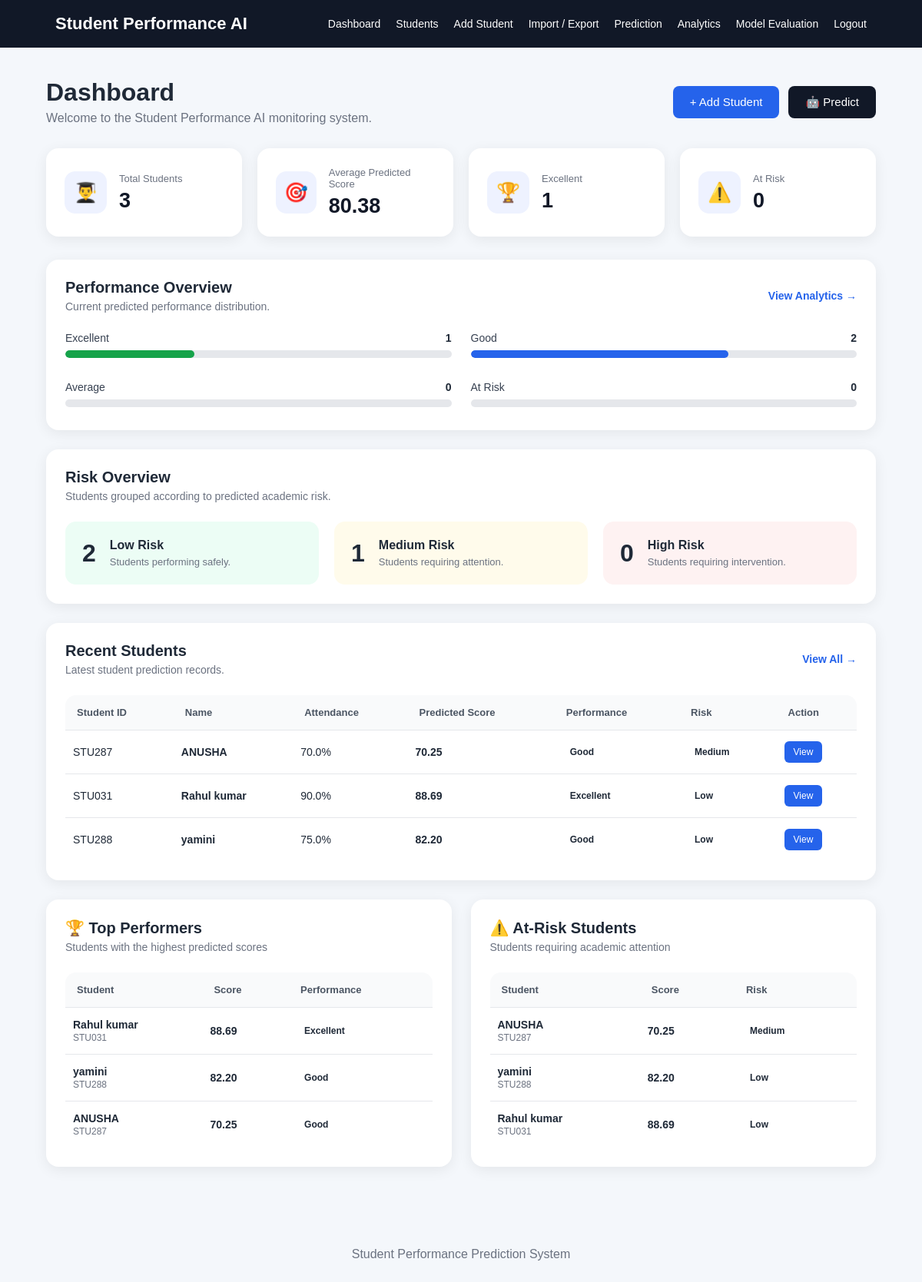
The app's page /dashboard (signed in) with its own data.
### tables this page shows
CREATE TABLE students (

            id INTEGER PRIMARY KEY AUTOINCREMENT,

            student_id TEXT UNIQUE NOT NULL,

            name TEXT NOT NULL,

            attendance REAL NOT NULL,

            study_hours REAL NOT NULL,

            previous_score REAL NOT NULL,

            assignment_score REAL NOT NULL,

            internal_score REAL NOT NULL,

            sleep_hours REAL NOT NULL,

            participation REAL NOT NULL,

            predicted_score REAL,

            performance TEXT,

            risk_level TEXT

        );

### app.py (the view)
@app.route("/dashboard")
def dashboard():
    if "username" not in session:
        return redirect(url_for("login"))
    connection = get_db_connection()
    students = connection.execute(
        "SELECT * FROM students ORDER BY id DESC"
    ).fetchall()
    total_students = connection.execute(
        "SELECT COUNT(*) FROM students"
    ).fetchone()[0]
    excellent = connection.execute(
        "SELECT COUNT(*) FROM students WHERE performance = 'Excellent'"
    ).fetchone()[0]
    good = connection.execute(
        "SELECT COUNT(*) FROM students WHERE performance = 'Good'"
    ).fetchone()[0]
    average = connection.execute(
        "SELECT COUNT(*) FROM students WHERE performance = 'Average'"
    ).fetchone()[0]
    at_risk = connection.execute(
        "SELECT COUNT(*) FROM students WHERE performance = 'At Risk'"
    ).fetchone()[0]
    low_risk = connection.execute(
        "SELECT COUNT(*) FROM students WHERE risk_level = 'Low'"
    ).fetchone()[0]
    medium_risk = connection.execute(
        "SELECT COUNT(*) FROM students WHERE risk_level = 'Medium'"
    ).fetchone()[0]
    high_risk = connection.execute(
        "SELECT COUNT(*) FROM students WHERE risk_level = 'High'"
    ).fetchone()[0]
    average_score = connection.execute(
        """
        SELECT AVG(predicted_score)
        FROM students
        WHERE predicted_score IS NOT NULL
        """
    ).fetchone()[0]
    if average_score is None:
        average_score = 0
    top_students = connection.execute(
        """
        SELECT *
        FROM students
        WHERE predicted_score IS NOT NULL
        ORDER BY predicted_score DESC
        LIMIT 5
        """
    ).fetchall()
    at_risk_students = connection.execute(
        """
        SELECT *
        FROM students
        WHERE predicted_score IS NOT NULL
        ORDER BY predicted_score ASC
        LIMIT 5
        """
    ).fetchall()
    connection.close()
    return render_template(
        "dashboard.html",
        students=students,
        total_students=total_students,
        excellent=excellent,
        good=good,
        average=average,
        at_risk=at_risk,
        low_risk=low_risk,
        medium_risk=medium_risk,
        high_risk=high_risk,
        average_score=round(average_score, 2),
        top_students=top_students,
        at_risk_students=at_risk_students
    )

### app.py (called while the page is built)
def get_db_connection():
    connection = sqlite3.connect(DATABASE)
    connection.row_factory = sqlite3.Row
    return connection

### templates/dashboard.html (shortened to what this page needs)
{% extends "base.html" %}
{% block content %}
<div class="dashboard-header">
    <div>
        <h1>Dashboard</h1>
        <p>
            Welcome to the Student Performance AI monitoring system.
        </p>
    </div>
    <div class="dashboard-actions">
        <a href="{{ url_for('add_student') }}" class="btn">
            + Add Student
        </a>
        <a href="{{ url_for('predict') }}" class="btn secondary-btn">
            🤖 Predict
        </a>
    </div>
</div>
<div class="dashboard-stats">
    <div class="dashboard-card">
        <div class="dashboard-card-icon">
            👨‍🎓
        </div>
        <div>
            <span>Total Students</span>
            <strong>{{ total_students }}</strong>
        </div>
    </div>
    <div class="dashboard-card">
        <div class="dashboard-card-icon">
            🎯
        </div>
        <div>
            <span>Average Predicted Score</span>
            <strong>{{ average_score }}</strong>
        </div>
    </div>
    <div class="dashboard-card">
        <div class="dashboard-card-icon">
            🏆
        </div>
        <div>
            <span>Excellent</span>
            <strong>{{ excellent }}</strong>
        </div>
    </div>
    <div class="dashboard-card">
        <div class="dashboard-card-icon">
            ⚠️
        </div>
        <div>
            <span>At Risk</span>
            <strong>{{ at_risk }}</strong>
        </div>
    </div>
</div>
<div class="dashboard-section">
    <div class="section-header">
        <div>
            <h2>Performance Overview</h2>
            <p>
                Current predicted performance distribution.
            </p>
        </div>
        <a href="{{ url_for('analytics') }}">
            View Analytics →
        </a>
    </div>
    <div class="performance-summary">
        <div class="performance-item">
            <div class="performance-label">
                <span>Excellent</span>
                <strong>{{ excellent }}</strong>
            </div>
            <div class="performance-progress">
                <div
                    class="performance-progress-bar excellent-bar"
                    data-value="{{ excellent }}"
                    data-total="{{ total_students }}">
                </div>
            </div>
        </div>
        <div class="performance-item">
            <div class="performance-label">
                <span>Good</span>
                <strong>{{ good }}</strong>
            </div>
            <div class="performance-progress">
                <div
                    class="performance-progress-bar good-bar"
                    data-value="{{ good }}"
                    data-total="{{ total_students }}">
                </div>
            </div>
        </div>
        <div class="performance-item">
            <div class="performance-label">
                <span>Average</span>
                <strong>{{ average }}</strong>
            </div>
            <div class="performance-progress">
            </div>
        </div>
        <div class="performance-item">
            <div class="performance-label">
                <span>At Risk</span>
                <strong>{{ at_risk }}</strong>
            </div>
            <div class="performance-progress">
            </div>
        </div>
    </div>
</div>
<div class="dashboard-section">
    <div class="section-header">
        <div>
            <h2>Risk Overview</h2>
            <p>
                Students grouped according to predicted academic risk.
            </p>
        </div>
    </div>
    <div class="risk-summary">
        <div class="risk-card low-risk">
            <div class="risk-number">
                {{ low_risk }}
            </div>
            <div>
                <h3>Low Risk</h3>
                <p>Students performing safely.</p>
            </div>
        </div>
        <div class="risk-card medium-risk">
            <div class="risk-number">
                {{ medium_risk }}
            </div>
            <div>
                <h3>Medium Risk</h3>
                <p>Students requiring attention.</p>
            </div>
        </div>
        <div class="risk-card high-risk">
            <div class="risk-number">
                {{ high_risk }}
            </div>
            <div>
                <h3>High Risk</h3>
                <p>Students requiring intervention.</p>
            </div>
        </div>
    </div>
</div>
<div class="dashboard-section">
    <div class="section-header">
        <div>
            <h2>Recent Students</h2>
            <p>
                Latest student prediction records.
            </p>
        </div>
        <a href="{{ url_for('students') }}">
            View All →
        </a>
    </div>
    {% if students %}
    <div class="table-container">
        <table>
            <thead>
                <tr>
                    <th>Student ID</th>
                    <th>Name</th>
                    <th>Attendance</th>
                    <th>Predicted Score</th>
                    <th>Performance</th>
                    <th>Risk</th>
                    <th>Action</th>
                </tr>
            </thead>
            <tbody>
                {% for student in students[:5] %}
                <tr>
                    <td>
                        {{ student["student_id"] }}
                    </td>
                    <td>
                        <strong>
                            {{ student["name"] }}
                        </strong>
                    </td>
                    <td>
                        {{ student["attendance"] }}%
                    </td>
                    <td>
                        <strong>
                            {{ "%.2f"|format(student["predicted_score"]) }}
                        </strong>
                    </td>
                    <td>
                        <span class="badge">
                            {{ student["performance"] }}
                        </span>
                    </td>
                    <td>
                        <span class="badge">
                            {{ student["risk_level"] }}
                        </span>
                    </td>
                    <td>
                        <a
                            href="{{ url_for('student_detail', student_id=student['id']) }}"
                            class="view-btn">
                            View
                        </a>
                    </td>
                </tr>
                {% endfor %}
            </tbody>
        </table>
    </div>
    {% endif %}
</div>
<div class="dashboard-grid">
    <div class="dashboard-section">
        <div class="section-header">
            <div>
                <h2>🏆 Top Performers</h2>
                <p>Students with the highest predicted scores</p>
            </div>
        </div>
        <div class="table-container">
            <table>
                <thead>
                    <tr>
                        <th>Student</th>
                        <th>Score</th>
                        <th>Performance</th>
                    </tr>
                </thead>
                <tbody>
                {% for student in top_students %}
                    <tr>
                        <td>
                            <strong>
                                {{ student["name"] }}
                            </strong>
                            <br>
                            <small>
                                {{ student["student_id"] }}
                            </small>
                        </td>
                        <td>
                            <strong>
                                {{ "%.2f"|format(student["predicted_score"]) }}
                            </strong>
                        </td>
                        <td>
                            <span class="badge">
                                {{ student["performance"] }}
                            </span>
                        </td>
                    </tr>
                {% else %}
                    <tr>
                        <td colspan="3">
                            No student data available.
                        </td>
                    </tr>
                {% endfor %}
                </tbody>
            </table>
        </div>
    </div>
    <div class="dashboard-section">
        <div class="section-header">
            <div>
                <h2>⚠️ At-Risk Students</h2>
                <p>Students requiring academic attention</p>
            </div>
        </div>
        <div class="table-container">
            <table>
                <thead>
                    <tr>
                        <th>Student</th>
                        <th>Score</th>
                        <th>Risk</th>
                    </tr>
                </thead>
                <tbody>
                {% for student in at_risk_students %}
                    <tr>
                        <td>
                            <strong>
                                {{ student["name"] }}
                            </strong>
                            <br>
                            <small>
                                {{ student["student_id"] }}
                            </small>
                        </td>
                        <td>
                            <strong>
                                {{ "%.2f"|format(student["predicted_score"]) }}
                            </strong>
                        </td>
                        <td>
                            <span class="badge">
                                {{ student["risk_level"] }}
                            </span>
                        </td>
                    </tr>
                {% else %}
                    <tr>
                        <td colspan="3">
                            No student data available.
                        </td>
                    </tr>
                {% endfor %}
                </tbody>
            </table>
        </div>
    </div>
</div>
{% endblock %}

### templates/base.html (shortened to what this page needs)
<!DOCTYPE html>
<html lang="en">
<head>
    <link
        rel="stylesheet"
        href="{{ url_for('static', filename='css/style.css') }}"
    >
</head>
<body>
<nav class="navbar">
    <div class="logo">
        Student Performance AI
    </div>
    {% if session.get("username") %}
    <div class="nav-links">
        <a href="{{ url_for('dashboard') }}">
            Dashboard
        </a>
        <a href="{{ url_for('students') }}">
            Students
        </a>
        <a href="{{ url_for('add_student') }}">
            Add Student
        </a>
        <a href="{{ url_for('import_export') }}">
    Import / Export
</a>
        <a href="{{ url_for('predict') }}">
            Prediction
        </a>
        <a href="{{ url_for('analytics') }}">
            Analytics
        </a>
        <a href="{{ url_for('model_evaluation') }}">
            Model Evaluation
        </a>
        <a href="{{ url_for('logout') }}">
            Logout
        </a>
    </div>
    {% endif %}
</nav>
<main class="container">
    {% block content %}
    {% endblock %}
</main>
<footer>
    <p>
        Student Performance Prediction System
    </p>
</footer>
</body>
</html>

### records on screen
students: student_id "STU287", name "ANUSHA", attendance "70.0", predicted_score "70.25", performance "Good", risk_level "Medium"
students: student_id "STU031", name "Rahul kumar", attendance "90.0", predicted_score "88.69", performance "Excellent", risk_level "Low"
students: student_id "STU288", name "yamini", attendance "75.0", predicted_score "82.20", performance "Good", risk_level "Low"

### other values on screen
{{ total_students }} "3"
{{ average_score }} "80.38"
{{ excellent }} "1"
{{ at_risk }} "0"
{{ good }} "2"
{{ average }} "0"
{{ low_risk }} "2"
{{ medium_risk }} "1"
{{ high_risk }} "0"
